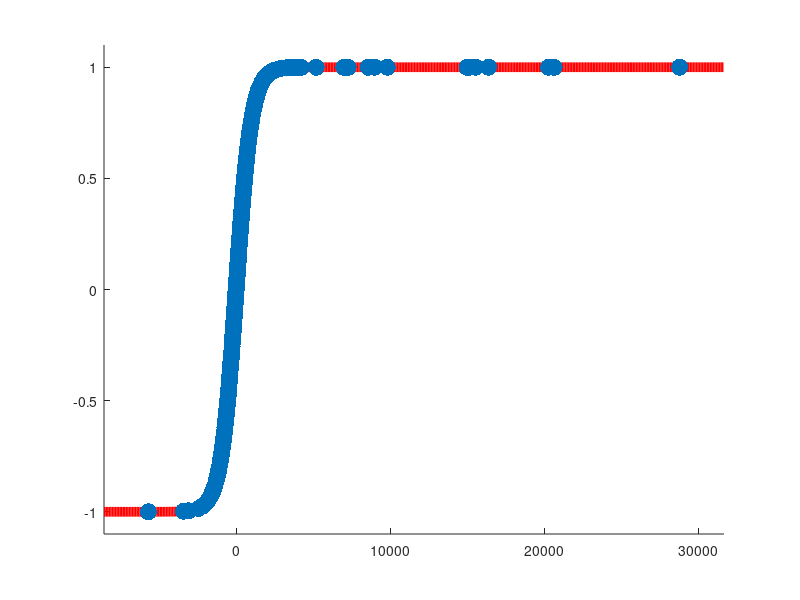

MATLAB code to generate this figure:
%syms u
%hist_rewards = histrew;
%x = hist_rewards(:,1);
%y = hist_rewards(:,2);
%sigma = 500;
%z = (1-exp(-u/sigma))/(1+exp(-u/sigma));
%zz =(1-exp(-u/1000))/(1+exp(-u/1000));

%fig = figure();
%hold on;
%a = ezplot(z,[-10000,80000]);
%b = ezplot(zz,[-10000,80000]);
%set(a,'color','r');
%set(a,'color','g');


%scatter(x,y,'xb');
%hold on;
%colormap('Jet');
%title('Reward distribution');
%xlabel('reward value')
%ylabel('frequency')

%legend('Hyperbolic tangent','Reward','Location','NorthEast')

%axis([-1000 1000 -5 5])

%hold off;

close all;
rews = csvread('results/stats/rewards25_cap.csv');
%playerstats25cap3act;


%x = min(rews(:,1)):100:max(rews(:,1));
x = (min(rews(:,1))-max(rews(:,1))/10):100:(max(rews(:,1))+max(rews(:,1))/10);
sigma = 500;
y1 = (1-exp(-x./sigma))./(1+exp(-x./sigma));
y2 = (1-exp(-x./10000))./(1+exp(-x./10000));

%zz =(1-exp(-u/1000))/(1+exp(-u/1000));

fig = figure(1);
hold on;
plot(x,y1,'-r', 'LineWidth',7);
scatter(rews(:,1),rews(:,2),150,'filled' ,'b');
%plot(x,y2,'-g');
%set(a,'color','r');
%set(a,'color','g');


%scatter(x,y,'xb');
hold on;
%colormap('Jet');
%title('Reward distribution');
%xlabel('htan sigma = 500')
%ylabel('rewards')

%legend('Hyperbolic tangent','Reward','Location','NorthEast')

axis([min(rews(:,1))-max(rews(:,1))/10 max(rews(:,1))+max(rews(:,1))/10 -1.1 1.1])

hold off;


